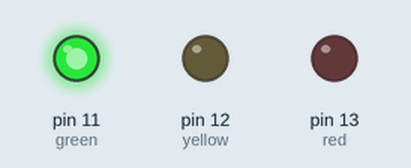
Recording of a sketch running on a simulated Arduino Uno, built with avr-gcc and run on an emulated ATmega328P. Parts: output pins drawn as LEDs (lit = HIGH).

Above: at 1.0 s.
At 2.7 s:
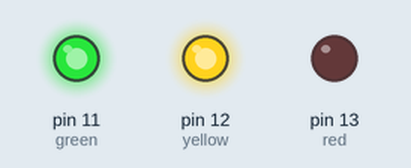
At 4.5 s:
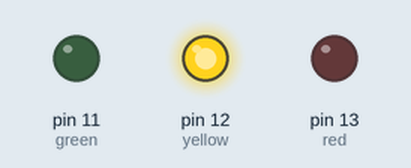
At 7.0 s:
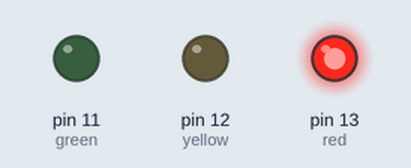
Timing chart, 0 to 13.7 s (numbered marks = the images above):
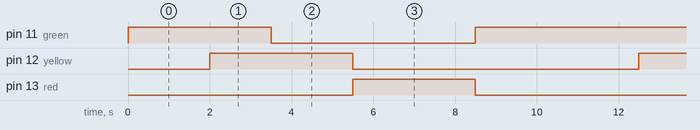

Measured:
- by itself, pin 11 (green): repeats every 10.5 s: LOW 5.0 s, HIGH 5.5 s
- by itself, pin 12 (yellow): alternates HIGH for 3.5 s and LOW for 7.0 s
- by itself, pin 13 (red): alternates HIGH for 3.0 s and LOW for 7.5 s

The sketch:

my-traffic-light.ino
```cpp
// Arduino Traffic Light
// Author: Nick Kasten

/* Global Variables */
// specifies ports we will have LEDs connected to
int red     = 13;
int yellow  = 12;
int green   = 11;

/* Setup Function */
void setup() {
  // sets pins to OUTPUT mode (so we can turn on LEDS)
  pinMode(red, OUTPUT);
  pinMode(yellow, OUTPUT);
  pinMode(green, OUTPUT);
}
/* Main Loop */
void loop() {
  // this loop runs repeatedly
  changeLights();
}
/* Utility Functions */
 void changeLights() {
  //green light go!
  digitalWrite(green, HIGH);
  delay(2000);
  // green and yellow for 1.5 seconds
  digitalWrite(yellow, HIGH);
  delay(1500);
  // green off, yellow for 2 seconds
  digitalWrite(green, LOW);
  delay(2000);
  // turn off yellow, red on for 3 seconds
  digitalWrite(yellow, LOW);
  digitalWrite(red, HIGH);
  delay(3000);
  // turn off red, turn on green
  digitalWrite(red, LOW);
  digitalWrite(green, HIGH);
  delay(2000);
  // all lights off
  digitalWrite(green, LOW);
 }
```
